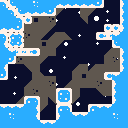

The image is a tile-based game level rendered from a .tmx file. Its description and complete source (layers, tilesets, objects, tile grids) follow:
An orthogonal 16x16 tile map with 8x8 px tiles, 2 tile layers (BgLayer, MainLayer), 1 image layer and 11 objects (7x Spikes, 2x Grass, Flower, Player).

<map version="1.10" tiledversion="1.10.2" orientation="orthogonal" renderorder="right-down" width="16" height="16" tilewidth="8" tileheight="8" infinite="0" nextlayerid="7" nextobjectid="19">
 <tileset firstgid="1" name="MainTile" tilewidth="8" tileheight="8" tilecount="176" columns="16">
  <image source="spritemap.png" width="128" height="88" />
 </tileset>
 <imagelayer id="5" name="Bg">
  <image source="bg.png" width="128" height="128" />
 </imagelayer>
 <layer id="1" name="BgLayer" width="16" height="16">
  <data encoding="csv">
0,0,0,0,0,0,0,0,0,0,0,0,0,0,0,0,
0,0,0,0,0,0,0,42,0,0,41,42,0,0,0,0,
0,0,0,0,17,41,57,0,0,0,43,0,0,0,0,0,
0,0,0,41,41,41,42,0,0,0,0,0,0,0,0,0,
0,0,0,57,41,42,59,41,58,0,0,0,0,0,0,0,
0,0,0,41,41,17,41,42,0,0,0,0,0,0,0,0,
0,0,0,0,0,41,41,0,0,0,0,0,0,59,41,0,
0,0,57,41,41,42,0,0,0,0,0,0,0,41,57,0,
0,0,0,43,41,0,0,0,0,59,41,59,41,41,41,0,
0,0,0,0,41,104,89,0,0,41,17,41,41,0,0,0,
0,0,0,59,41,41,57,0,59,41,41,41,57,41,0,0,
0,0,0,41,57,41,41,0,0,41,0,0,43,41,0,0,
0,0,59,0,0,41,43,0,0,42,0,0,0,0,0,0,
0,0,0,0,0,42,0,0,0,0,0,0,0,0,0,0,
0,0,0,0,0,0,0,0,0,0,0,0,0,0,0,0,
0,0,0,0,0,0,0,0,0,0,0,0,0,0,0,0
</data>
 </layer>
 <layer id="2" name="MainLayer" width="16" height="16">
  <data encoding="csv">
36,50,38,38,73,38,38,51,51,51,51,51,52,0,0,37,
38,36,50,51,51,51,52,0,0,0,0,0,0,0,0,37,
38,38,36,33,0,0,0,0,0,0,0,0,0,0,0,37,
51,51,52,0,0,0,0,0,0,0,0,0,0,33,33,37,
36,65,66,0,0,0,0,0,0,0,0,0,53,54,35,38,
39,81,82,0,0,0,0,0,0,0,0,0,0,0,50,38,
38,35,54,54,55,0,0,0,0,0,0,0,0,0,0,37,
38,52,0,0,0,0,0,0,0,0,0,0,0,0,0,37,
39,0,0,0,0,0,0,0,0,0,0,0,0,0,0,37,
52,0,0,0,0,0,0,0,0,0,0,0,0,53,35,38,
0,0,0,0,0,0,0,0,0,0,0,0,0,0,37,38,
0,0,0,0,0,0,0,34,36,0,0,0,0,0,37,38,
0,0,0,34,36,0,0,50,52,0,0,0,0,0,37,38,
35,35,35,38,39,0,0,34,36,0,0,34,35,35,38,38,
38,73,38,38,39,0,0,37,38,35,35,38,38,38,73,38,
38,38,38,38,38,35,35,38,38,38,38,38,38,38,38,38
</data>
 </layer>
 <objectgroup id="4" name="ObjectLayerNonInteractable">
  <object id="2" name="Flower" gid="63" x="56" y="88" width="8" height="8" />
  <object id="3" name="Grass" gid="64" x="96" y="32" width="8" height="8" />
  <object id="4" name="Grass" gid="62" x="112" y="24" width="8" height="8" />
 </objectgroup>
 <objectgroup id="6" name="Strawberry" />
 <objectgroup id="3" name="ObjectLayerInteractable">
  <object id="7" name="Spikes" type="Spikes" gid="18" x="72" y="112" width="8" height="8" />
  <object id="8" name="Spikes" type="Spikes" gid="18" x="80" y="112" width="8" height="8" />
  <object id="9" name="Spikes" type="Spikes" gid="18" x="88" y="104" width="8" height="8" />
  <object id="10" name="Spikes" type="Spikes" gid="18" x="96" y="104" width="8" height="8" />
  <object id="11" name="Spikes" type="Spikes" gid="18" x="104" y="104" width="8" height="8" />
  <object id="16" name="Spikes" type="Spikes" gid="18" x="40" y="120" width="8" height="8" />
  <object id="17" name="Spikes" type="Spikes" gid="18" x="48" y="120" width="8" height="8" />
  <object id="18" name="Player" type="Player" gid="2" x="8" y="104" width="8" height="8" />
 </objectgroup>
</map>
